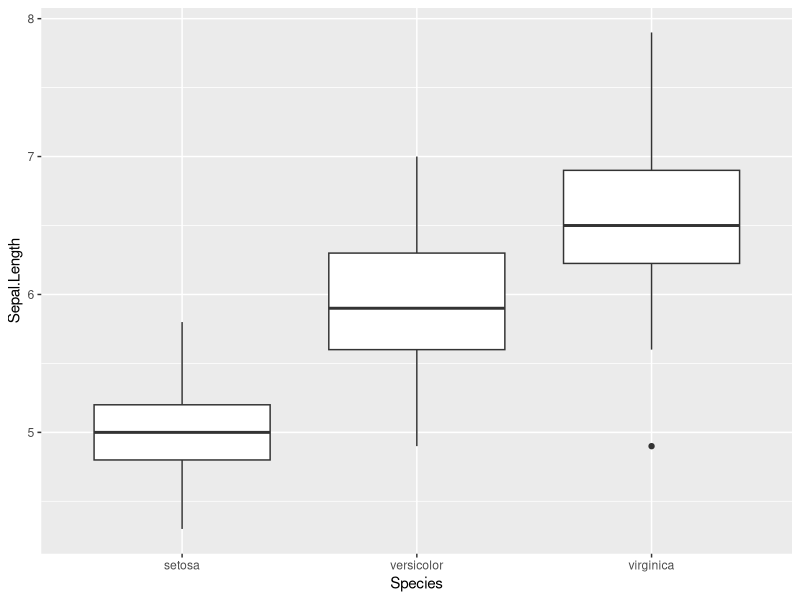
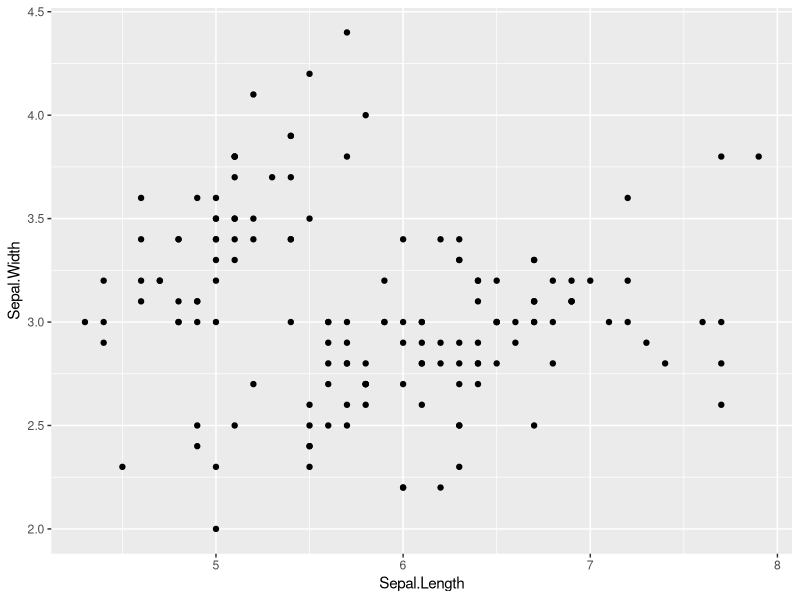
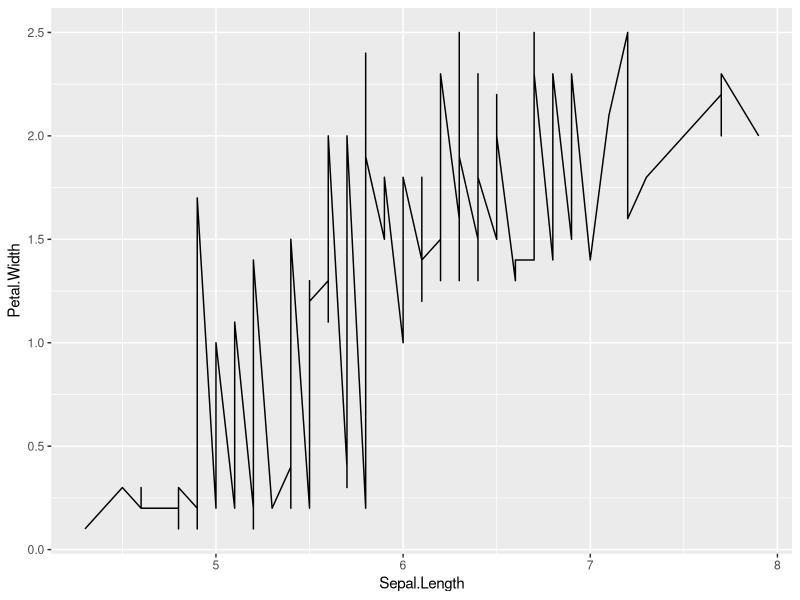
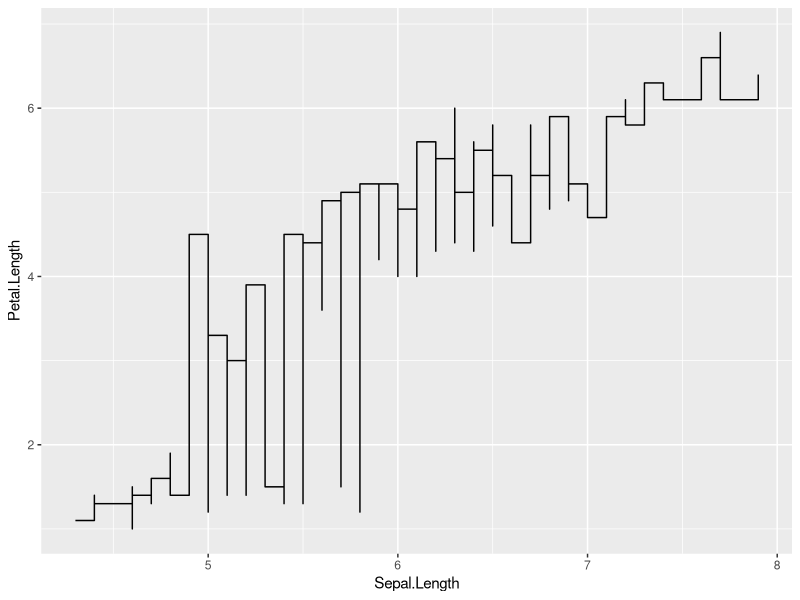

Reproduce these figures in R, in order.
## ---- chunk 1

library(ggplot2)
## ---- chunk 2
iris
## ---- chunk 3
library(ggplot2)
ggplot(data=iris)+geom_boxplot(aes(x=Species,y=Sepal.Length))
## ---- chunk 4
ggplot(iris,aes(x=Sepal.Length,y=Sepal.Width))+geom_point()
## ---- chunk 5
ggplot(iris,aes(x=Sepal.Length,y=Petal.Width))+geom_line()
## ---- chunk 6

ggplot(data=iris,aes(x=Sepal.Length,y=Petal.Length))+geom_step()
